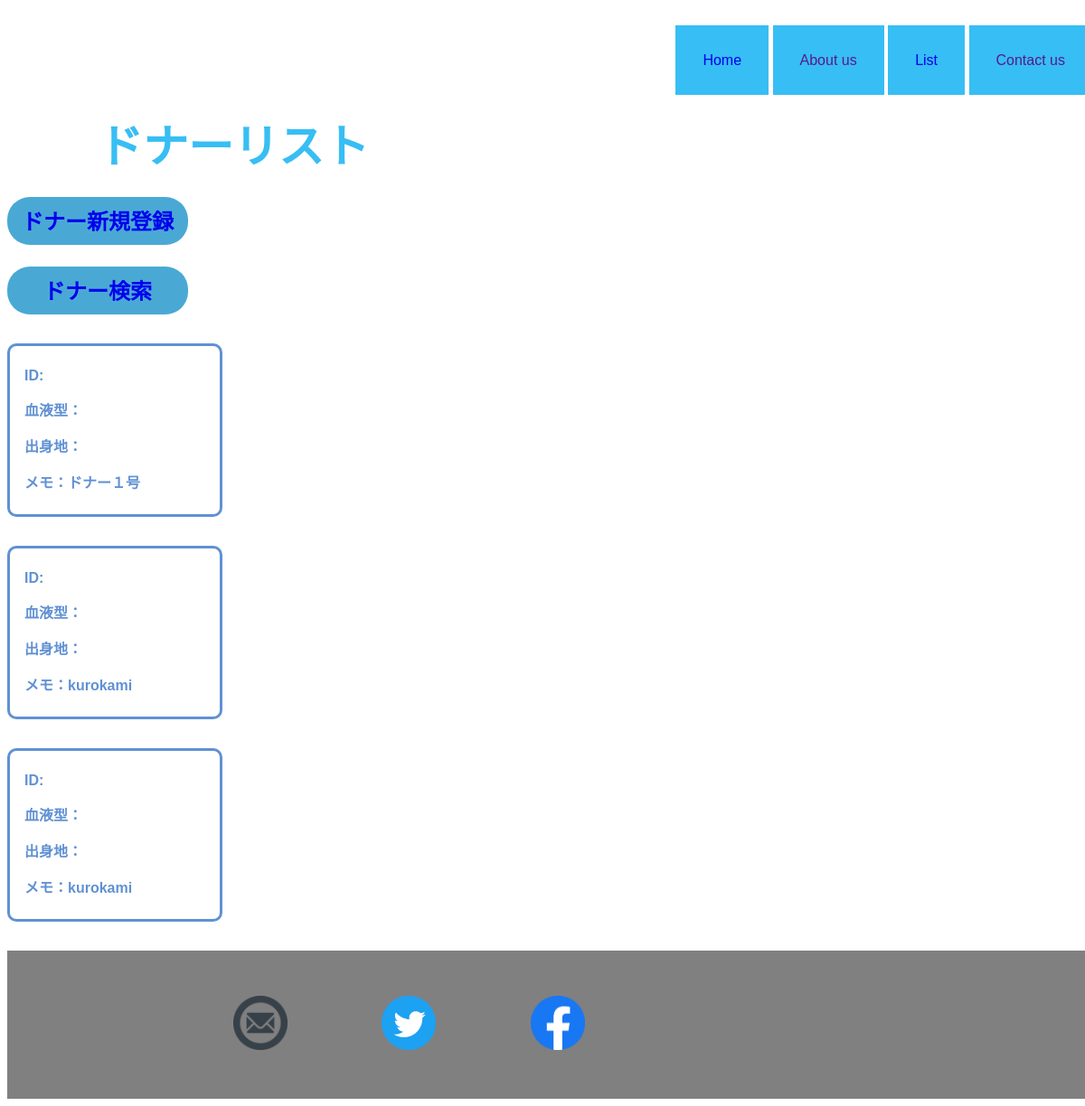
The app's page /donor/, older data.
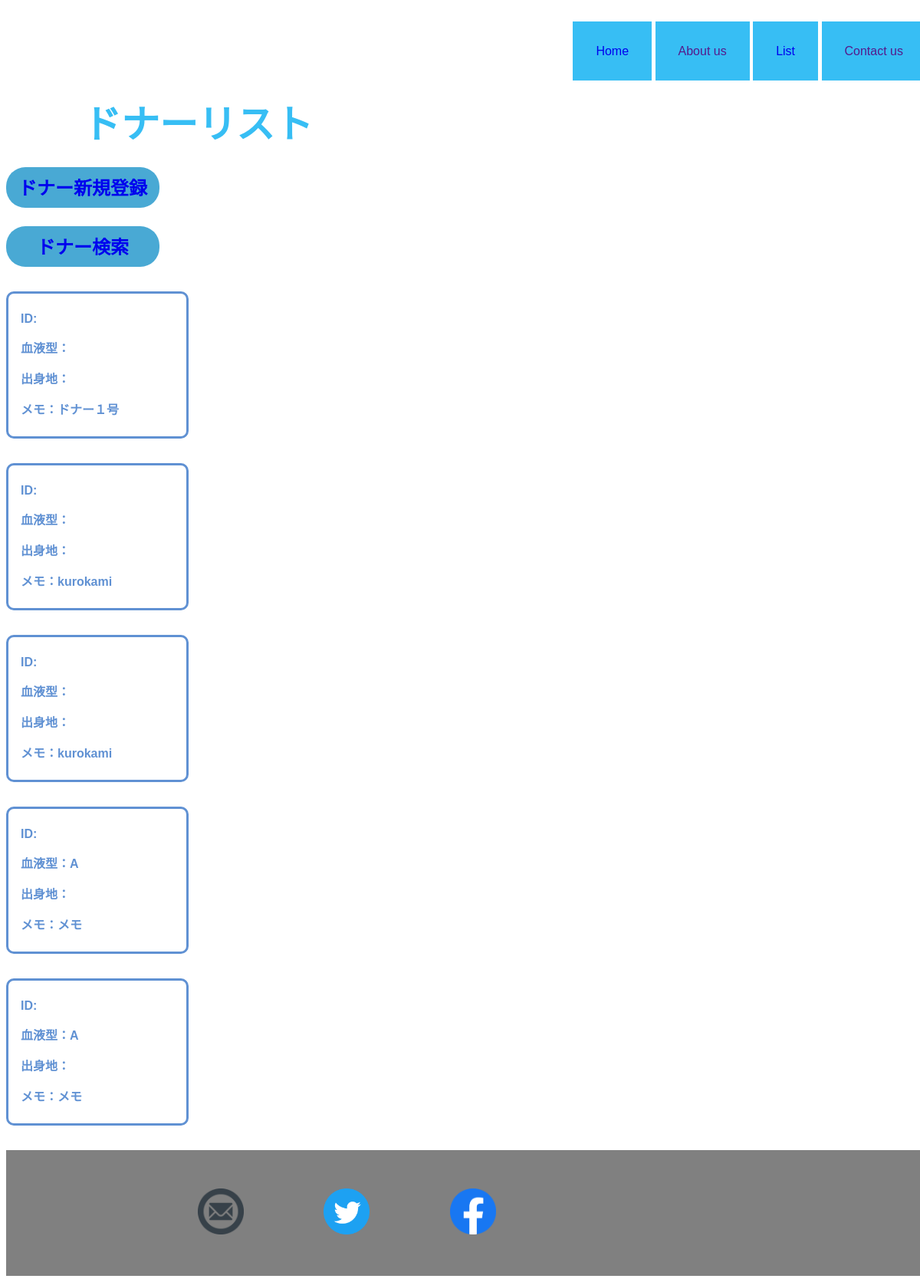
The same page, newer data.
### donors/models.py (models this page shows)
class Donor(models.Model):
    number = models.CharField(max_length=20,verbose_name="ID",null=True)
    hair_color = models.CharField(max_length=20,verbose_name="髪の色", choices=HAIR,null=True)
    height = models.CharField(max_length=20,verbose_name="身長(cm)", choices=HEIGHT,null=True)
    weight = models.CharField(max_length=20,verbose_name="体重(kg)", choices=WEIGHT,null=True)
    ICI_IUI = models.CharField(max_length=20,verbose_name="ICI/IUI", choices=ICI_IUI,null=True)
    blood_type = models.CharField(max_length=20,verbose_name="血液型", choices=BLOOD,null=True)
    today_photo = models.CharField(max_length=20,verbose_name="現在の写真", choices=TODAY_PHOTO,null=True)
    profile = models.CharField(max_length=20,verbose_name="プロフィール", choices=PROFILE,null=True)
    eye_color = models.CharField(max_length=20,verbose_name="瞳の色", choices=EYE_COLOR,null=True)
    mot = models.CharField(max_length=20,verbose_name="運動能力", choices=MOT,null=True)
    memo = models.TextField(max_length=200)

### donors/views.py (the view)
# urls.py: path('',DonorListView.as_view(),name='donors.list'),
class DonorListView(ListView):
    template_name = 'donors/donors_list.html'
    model = Donor

### templates/donors/donors_list.html
{% extends "base.html" %}
{% load static %}
{% block content %}
<body>
    <h1>ドナーリスト</h1>
    <p class="create_button"><a href="/donor/donor_create/">ドナー新規登録</a></p>
    <p class="create_button"><a href="/donor/donor_search/">ドナー検索</a></p>
{% for donor in object_list %}
<div class="donors_list">
    <p>ID:{{ donor.family_name }}</p>
    <p>血液型：{{ donor.blood_type }}</p>
    <p>出身地：{{ donor.birth_place }}</p>
    <p>メモ：{{ donor.memo }}</p>
</div>
{% endfor %}
</body>
{% endblock %}

### templates/base.html (shortened to what this page needs)
{% load static %}
<!DOCTYPE html>
<html lang="en">
<head>
    <link rel="stylesheet" href="{% static 'css/styles.css' %}">
</head>
<body>
<div class="wide">
    <header>
        <li><a href="/">Home</li></a>
        <li><a href="">About us</li></a>
        <li><a href="/donor">List</li></a>
        <li><a href="">Contact us</li></a>
    </header>
    {% block content %}
    {% endblock %}
    <footer>
        <div class="contents">
        <img src="{% static 'img/footer/mail.png' %}" alt="mail_logo" class="logos">
        <img src="{% static 'img/footer/twitter.png' %}" alt="twitter_logo" class="logos">
        <img src="{% static 'img/footer/facebook.png' %}" alt="facebook_logo" class="logos">
        </div>
    </footer>
</div>
</body>
</html>

### static/css/styles.css (style rules this page uses)
.wide { background-color:white; }
body { width: 1200px; font-family: Arial,Helvetica,sans-serif; }
header { text-align: right; padding-top: 50px; padding-bottom: 0; margin-bottom: 0px; height: 30px; }
header > li { list-style: none; display: inline; padding: 30px; background-color:#37bef4; text-align: center; vertical-align: bottom; }
a { text-decoration: none; }
h1 { color:#37bef4; padding-left: 100px; font-size: 50px; margin-bottom: 0px; }
.create_button { width:200px; font-size:24px; font-weight:bold; text-decoration:none; display:block; text-align:center; padding:8px 0 10px; color:#fff; background-color:#49a9d4; border-radius:25px; }
.donors_list { padding: 0.5em 1em; margin: 2em 0; font-weight: bold; color: #6091d3; background: #FFF; border: solid 3px #6091d3; border-radius: 10px; width: 200px; }
footer { background-color: grey; }
footer > .contents { width: 800px; margin: 0 auto; }
.logos { margin: auto auto; display: inline-block; padding: 50px; }
.logos { width: 60px; height: 60px; }

Row changes from the older to the newer data that the page shows:
added Donor: blood_type "A", memo "メモ"
added Donor: blood_type "A", memo "メモ"
